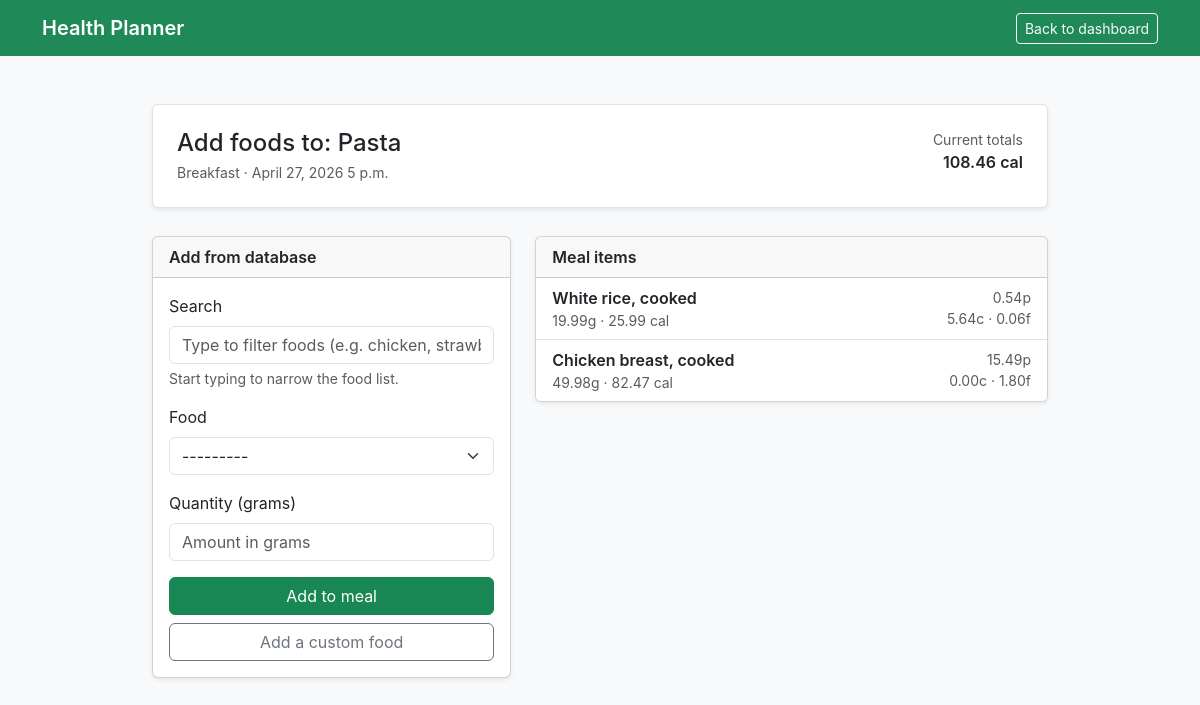
Page /meals/1/items/ (signed in) on the committed database.
### health/models.py (models this page shows, shortened)
class Meal(models.Model):
    MEAL_TYPE_CHOICES = [
        ('breakfast', 'Breakfast'),
        ('lunch', 'Lunch'),
        ('dinner', 'Dinner'),
        ('snack', 'Snack'),
    ]
    meal_id = models.AutoField(primary_key=True)
    user = models.ForeignKey(User, on_delete=models.CASCADE, related_name='meals')
    name = models.CharField(max_length=200, help_text="Name of the meal")
    meal_type = models.CharField(max_length=10, choices=MEAL_TYPE_CHOICES)
    date = models.DateField(help_text="Date of the meal")
    time = models.TimeField(help_text="Time of the meal")
    total_calories = models.DecimalField(max_digits=7, decimal_places=2, default=0)
    total_protein = models.DecimalField(max_digits=7, decimal_places=2, default=0)
    total_carbs = models.DecimalField(max_digits=7, decimal_places=2, default=0)
    total_fat = models.DecimalField(max_digits=7, decimal_places=2, default=0)
    notes = models.TextField(blank=True, null=True, help_text="Additional notes")
    class Meta:
        db_table = 'meals'
        ordering = ['-date', '-time']

class MealItem(models.Model):
    meal_item_id = models.AutoField(primary_key=True)
    meal = models.ForeignKey(Meal, on_delete=models.CASCADE, related_name='meal_items')
    food = models.ForeignKey(Food, on_delete=models.CASCADE, related_name='meal_items')
    quantity_grams = models.DecimalField(max_digits=7, decimal_places=2, help_text="Amount in grams")
    calories = models.DecimalField(max_digits=7, decimal_places=2, default=0)
    protein = models.DecimalField(max_digits=7, decimal_places=2, default=0)
    carbs = models.DecimalField(max_digits=7, decimal_places=2, default=0)
    fat = models.DecimalField(max_digits=7, decimal_places=2, default=0)
    class Meta:
        db_table = 'meal_items'

class Food(models.Model):
    name = models.CharField(max_length=200)
    brand = models.CharField(max_length=200, blank=True, null=True)
    calories_per_100g = models.DecimalField(max_digits=7, decimal_places=2, default=0)
    protein_per_100g = models.DecimalField(max_digits=7, decimal_places=2, default=0)
    carbs_per_100g = models.DecimalField(max_digits=7, decimal_places=2, default=0)
    fat_per_100g = models.DecimalField(max_digits=7, decimal_places=2, default=0)
    fiber_per_100g = models.DecimalField(max_digits=7, decimal_places=2, default=0)
    sugar_per_100g = models.DecimalField(max_digits=7, decimal_places=2, default=0)
    class Meta:
        db_table = 'foods'
        ordering = ['name']
    def __str__(self):
        return f"{self.name} ({self.brand})" if self.brand else self.name

### health/views.py (the view)
# urls.py: path("meals/<int:meal_id>/items/", views.edit_meal_items, name="edit_meal_items"),
@login_required
def edit_meal_items(request, meal_id: int):
    meal = get_object_or_404(Meal, pk=meal_id, user=request.user)
    if request.method == "POST":
        form = MealItemForm(request.POST)
        if form.is_valid():
            item = form.save(commit=False)
            item.meal = meal
            item.save()
            _recalc_meal_totals(meal)
            messages.success(request, "Food added to meal.")
            return redirect("health:edit_meal_items", meal_id=meal.meal_id)
    else:
        form = MealItemForm()
    items = meal.meal_items.select_related("food").order_by("-meal_item_id")
    return render(
        request,
        "health/meal_items.html",
        {
            "meal": meal,
            "form": form,
            "items": items,
        },
    )

### health/forms.py
class MealItemForm(forms.ModelForm):
    def __init__(self, *args, **kwargs):
        super().__init__(*args, **kwargs)
        self.fields["food"].queryset = Food.objects.order_by("name")
    class Meta:
        model = MealItem
        fields = ["food", "quantity_grams"]
        widgets = {
            "food": forms.Select(attrs={"class": "form-select"}),
            "quantity_grams": forms.NumberInput(
                attrs={"class": "form-control", "placeholder": "Amount in grams", "step": "0.01", "min": 0}
            ),
        }

### health/Templates/health/meal_items.html (shortened to what this page needs)
<!DOCTYPE html>
<html lang="en">
<head>
    <link href="https://cdn.jsdelivr.net/npm/bootstrap@5.3.2/dist/css/bootstrap.min.css" rel="stylesheet">
</head>
<body class="bg-light min-vh-100">
    <nav class="navbar navbar-expand-lg navbar-dark topbar py-2">
        <div class="container">
            <span class="navbar-brand fw-semibold">Health Planner</span>
            <div class="ms-auto d-flex gap-2">
                <a href="{% url 'health:dashboard' %}" class="btn btn-outline-light btn-sm">Back to dashboard</a>
            </div>
        </div>
    </nav>
    <main class="container py-5 shell">
        <div class="p-4 bg-white border rounded shadow-sm">
            <div class="d-flex flex-wrap justify-content-between align-items-start gap-3">
                <div>
                    <h1 class="h4 mb-1">Add foods to: {{ meal.name }}</h1>
                    <div class="text-muted small">
                        {{ meal.get_meal_type_display }} · {{ meal.date }} {{ meal.time }}
                    </div>
                </div>
                <div class="text-end">
                    <div class="small text-muted">Current totals</div>
                    <div class="fw-semibold">{{ meal.total_calories }} cal</div>
                </div>
            </div>
        </div>
        <div class="row g-4 mt-1">
            <div class="col-lg-5">
                <div class="card shadow-sm">
                    <div class="card-header fw-semibold">Add from database</div>
                    <div class="card-body">
                        <form method="post" novalidate>
                            <div class="mb-3">
                                <label class="form-label" for="food-search">Search</label>
                                <input id="food-search" type="text" class="form-control" placeholder="Type to filter foods (e.g. chicken, strawberry)">
                                <div class="form-text">Start typing to narrow the food list.</div>
                            </div>
                            <div class="mb-3">
                                <label class="form-label" for="{{ form.food.id_for_label }}">Food</label>
                                {{ form.food }}
                            </div>
                            <div class="mb-3">
                                <label class="form-label" for="{{ form.quantity_grams.id_for_label }}">Quantity (grams)</label>
                                {{ form.quantity_grams }}
                            </div>
                            <button type="submit" class="btn btn-success w-100">Add to meal</button>
                        </form>
                        <a class="btn btn-outline-secondary w-100 mt-2"
                           href="{% url 'health:create_food' %}?next={% url 'health:edit_meal_items' meal.meal_id %}">
                            Add a custom food
                        </a>
                    </div>
                </div>
            </div>
            <div class="col-lg-7">
                <div class="card shadow-sm">
                    <div class="card-header fw-semibold">Meal items</div>
                    <ul class="list-group list-group-flush">
                        {% for item in items %}
                            <li class="list-group-item d-flex justify-content-between align-items-center">
                                <div>
                                    <div class="fw-semibold">{{ item.food.name }}</div>
                                    <div class="text-muted small">{{ item.quantity_grams }}g · {{ item.calories }} cal</div>
                                </div>
                                <div class="text-muted small text-end">
                                    <div>{{ item.protein }}p</div>
                                    <div>{{ item.carbs }}c · {{ item.fat }}f</div>
                                </div>
                            </li>
                        {% empty %}
                            <li class="list-group-item text-muted">No foods added yet.</li>
                        {% endfor %}
                    </ul>
                </div>
            </div>
        </div>
    </main>
</body>
</html>

### health/Templates/health/meal_items.html (style rules this page uses)
body { background: #f3f4f3; font-family: "Inter", "Segoe UI", sans-serif; }
.topbar { background: #1f8a57; }
.shell { max-width: 920px; margin: 0 auto; }

### rows in the picture
Meal: name "Pasta", meal_type "Breakfast", date "April 27, 2026", time "5 p.m.", total_calories "108.46"
MealItem: food.name "White rice, cooked", quantity_grams "19.99", calories "25.99", protein "0.54", carbs "5.64", fat "0.06"
MealItem: food.name "Chicken breast, cooked", quantity_grams "49.98", calories "82.47", protein "15.49", carbs "0.00", fat "1.80"
